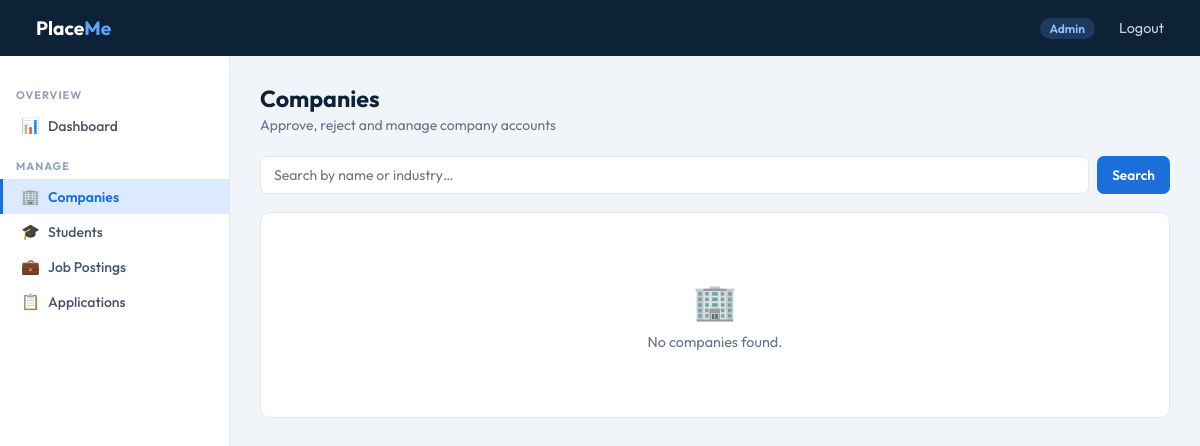
/admin/companies (signed in), run on an earlier commit of the app's database.
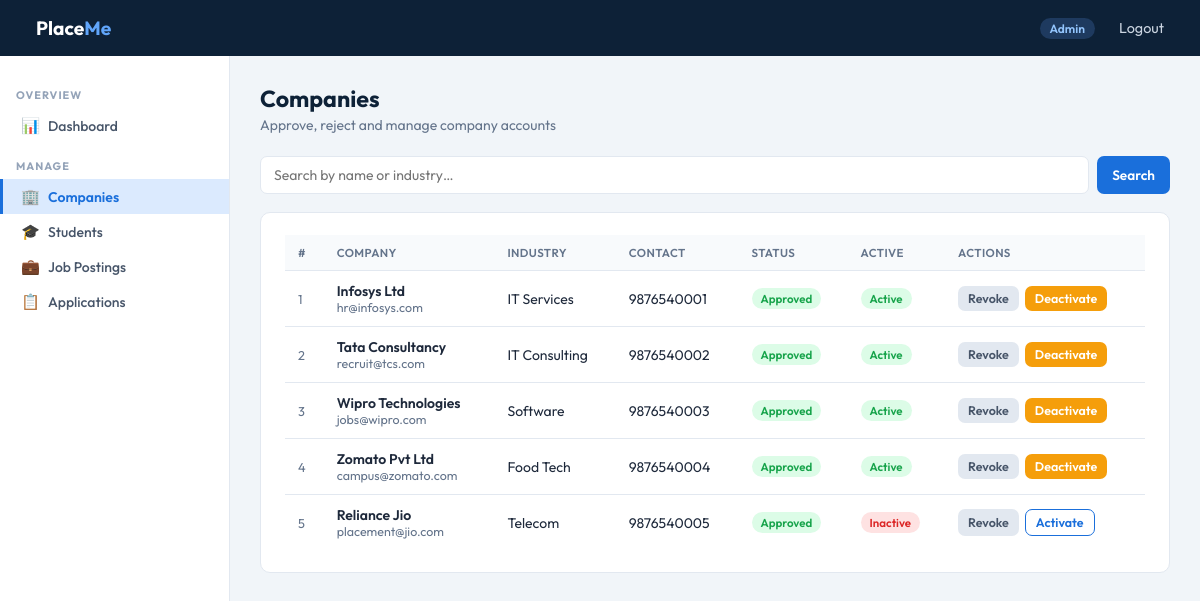
And on a later commit of the database.
### app.py (models this page shows, shortened)
class Company(db.Model):
    __tablename__ = 'company'
    id              = db.Column(db.Integer, primary_key=True)
    name            = db.Column(db.String(100), nullable=False)
    email           = db.Column(db.String(120), unique=True, nullable=False)
    password        = db.Column(db.String(200), nullable=False)
    industry        = db.Column(db.String(100))
    contact         = db.Column(db.String(20))
    is_approved     = db.Column(db.Boolean, default=False)
    is_active       = db.Column(db.Boolean, default=True)
    registered_date = db.Column(db.DateTime, default=datetime.utcnow)
    job_positions = db.relationship(
        'JobPosition', backref='company',
        lazy=True, cascade='all, delete-orphan'
    )

### app.py (the view)
@app.route('/admin/companies')
def admin_companies():
    if session.get('role') != 'admin':
        return redirect(url_for('login'))
    search = request.args.get('search', '').strip()
    if search:
        companies = Company.query.filter(
            Company.name.contains(search) | Company.industry.contains(search)
        ).all()
    else:
        companies = Company.query.all()
    return render_template('admin_companies.html', companies=companies)

### app.py (called while the page is built)
@app.context_processor
def inject_student():
    if session.get('role') == 'student':
        return dict(student=Student.query.get(session['user_id']))
    return dict(student=None)

### templates/admin_companies.html (shortened to what this page needs)
{% extends "base.html" %}
{% block content %}
<div class="page-header">
  <div class="header-row">
    <div>
      <h1>Companies</h1>
      <p>Approve, reject and manage company accounts</p>
    </div>
  </div>
</div>
<form class="search-bar" method="GET">
  <input type="text" name="search" value="{{ request.args.get('search', '') }}" placeholder="Search by name or industry…">
  <button class="btn btn-primary" type="submit">Search</button>
</form>
<div class="card">
  <div class="table-wrap">
    {% if companies %}
    <table>
      <thead>
        <tr>
          <th>#</th>
          <th>Company</th>
          <th>Industry</th>
          <th>Contact</th>
          <th>Status</th>
          <th>Active</th>
          <th>Actions</th>
        </tr>
      </thead>
      <tbody>
        {% for c in companies %}
        <tr>
          <td style="color:var(--gray);font-size:.8rem;">{{ c.id }}</td>
          <td>
            <div style="font-weight:600;">{{ c.name }}</div>
            <div style="font-size:.78rem;color:var(--gray);">{{ c.email }}</div>
          </td>
          <td>{{ c.industry or '—' }}</td>
          <td>{{ c.contact or '—' }}</td>
          <td>
            {% if c.is_approved %}
              <span class="badge badge-green">Approved</span>
            {% else %}
              <span class="badge badge-amber">Pending</span>
            {% endif %}
          </td>
          <td>
            {% if c.is_active %}
              <span class="badge badge-green">Active</span>
            {% else %}
              <span class="badge badge-red">Inactive</span>
            {% endif %}
          </td>
          <td>
            <div class="td-actions">
              {% if not c.is_approved %}
                <a href="{{ url_for('approve_company', id=c.id) }}" class="btn btn-success btn-sm">Approve</a>
                <a href="{{ url_for('reject_company', id=c.id) }}" class="btn btn-danger btn-sm">Reject</a>
              {% else %}
                <a href="{{ url_for('reject_company', id=c.id) }}" class="btn btn-gray btn-sm">Revoke</a>
              {% endif %}
              <a href="{{ url_for('toggle_company', id=c.id) }}" class="btn btn-sm {% if c.is_active %}btn-warning{% else %}btn-outline{% endif %}">
                {% if c.is_active %}Deactivate{% else %}Activate{% endif %}
              </a>
            </div>
          </td>
        </tr>
        {% endfor %}
      </tbody>
    </table>
    {% else %}
    <div class="empty">
      <div class="emoji">🏢</div>
      <p>No companies found{% if request.args.get('search') %} for "{{ request.args.get('search') }}"{% endif %}.</p>
    </div>
    {% endif %}
  </div>
</div>
{% endblock %}

### templates/base.html (shortened to what this page needs)
<!DOCTYPE html>
<html lang="en">
<head>
</head>
<body>
<nav class="topbar">
  <a href="{{ url_for('index') }}" class="brand">Place<span>Me</span></a>
  {% if session.get('role') %}
    <span class="role-badge">{{ session.get('role') | capitalize }}</span>
    <a href="{{ url_for('logout') }}">Logout</a>
  {% else %}
    <a href="{{ url_for('login') }}">Login</a>
    <a href="{{ url_for('register', role='student') }}">Register</a>
  {% endif %}
</nav>
<div class="layout {% if not session.get('role') %}no-sidebar{% endif %}">
  {% if session.get('role') == 'admin' %}
  <aside class="sidebar">
    <div class="sidebar-section">Overview</div>
    <a href="{{ url_for('admin_dashboard') }}" class="{% if request.endpoint == 'admin_dashboard' %}active{% endif %}"><span class="icon">📊</span> Dashboard</a>
    <div class="sidebar-section">Manage</div>
    <a href="{{ url_for('admin_companies') }}" class="{% if request.endpoint == 'admin_companies' %}active{% endif %}"><span class="icon">🏢</span> Companies</a>
    <a href="{{ url_for('admin_students') }}" class="{% if request.endpoint == 'admin_students' %}active{% endif %}"><span class="icon">🎓</span> Students</a>
    <a href="{{ url_for('admin_jobs') }}" class="{% if request.endpoint == 'admin_jobs' %}active{% endif %}"><span class="icon">💼</span> Job Postings</a>
    <a href="{{ url_for('admin_applications') }}" class="{% if request.endpoint == 'admin_applications' %}active{% endif %}"><span class="icon">📋</span> Applications</a>
  </aside>
  {% endif %}
  <main class="main">
    {% block content %}{% endblock %}
  </main>
</div>
</body>
</html>

### templates/base.html (style rules this page uses)
*, *::before, *::after { box-sizing: border-box; margin: 0; padding: 0; }
:root { --navy: #0d2137; --blue: #1a6fdb; --blue-lt: #dbeafe; --green: #16a34a; --green-lt:#dcfce7; --amber: #b45309; --amber-lt:#fef3c7; --red: #dc2626; --red-lt: #fee2e2; --gray: #64748b; --border: #e2e8f0; --bg: #f1f5f9; --white: #ffffff; --text: #1e293b; --sidebar-w: 230px; }
body { font-family: 'Outfit', sans-serif; background: var(--bg); color: var(--text); min-height: 100vh; }
.topbar { background: var(--navy); color: #fff; height: 56px; display: flex; align-items: center; padding: 0 24px; position: fixed; top: 0; left: 0; right: 0; z-index: 100; gap: 12px; }
.topbar .brand { font-size: 1.2rem; font-weight: 700; color: #fff; text-decoration: none; margin-right: auto; }
.topbar .brand span { color: #60a5fa; }
.topbar a { color: #cbd5e1; text-decoration: none; font-size: .9rem; padding: 6px 12px; border-radius: 6px; transition: background .15s; }
.topbar .role-badge { background: #1e3a5f; color: #93c5fd; font-size: .75rem; font-weight: 600; padding: 3px 10px; border-radius: 20px; }
.layout { display: flex; padding-top: 56px; min-height: 100vh; }
.sidebar { width: var(--sidebar-w); background: var(--white); border-right: 1px solid var(--border); position: fixed; top: 56px; left: 0; bottom: 0; overflow-y: auto; padding: 16px 0; }
.sidebar-section { padding: 6px 16px; font-size: .68rem; font-weight: 700; color: #94a3b8; text-transform: uppercase; letter-spacing: 1px; margin-top: 10px; }
.sidebar a { display: flex; align-items: center; gap: 9px; padding: 8px 18px; color: #475569; text-decoration: none; font-size: .875rem; font-weight: 500; border-left: 3px solid transparent; transition: all .12s; }
.sidebar a.active { background: var(--blue-lt); color: var(--blue); border-left-color: var(--blue); font-weight: 600; }
.sidebar .icon { font-size: .95rem; width: 18px; text-align: center; }
.main { margin-left: var(--sidebar-w); flex: 1; padding: 28px 30px; }
.page-header { margin-bottom: 22px; }
.page-header h1 { font-size: 1.45rem; font-weight: 700; color: var(--navy); }
.page-header p { color: var(--gray); margin-top: 3px; font-size: .875rem; }
.header-row { display: flex; align-items: center; justify-content: space-between; flex-wrap: wrap; gap: 10px; }
.card { background: var(--white); border: 1px solid var(--border); border-radius: 10px; padding: 22px 24px; }
.table-wrap { overflow-x: auto; }
table { width: 100%; border-collapse: collapse; font-size: .875rem; }
thead th { background: #f8fafc; color: var(--gray); font-weight: 600; font-size: .72rem; text-transform: uppercase; letter-spacing: .4px; padding: 10px 13px; text-align: left; border-bottom: 1px solid var(--border); }
tbody td { padding: 11px 13px; border-bottom: 1px solid var(--border); vertical-align: middle; }
tbody tr:last-child td { border-bottom: none; }
.td-actions { display: flex; gap: 6px; flex-wrap: wrap; }
.btn { display: inline-flex; align-items: center; gap: 5px; padding: 8px 15px; border-radius: 7px; font-size: .85rem; font-weight: 600; border: none; cursor: pointer; text-decoration: none; transition: all .13s; font-family: inherit; }
.btn-primary { background: var(--blue); color: #fff; }
.btn-warning { background: #f59e0b; color: #fff; }
.btn-outline { background: transparent; color: var(--blue); border: 1.5px solid var(--blue); }
.btn-gray { background: #e2e8f0; color: #475569; }
.btn-sm { padding: 5px 10px; font-size: .78rem; }
.badge { display: inline-block; padding: 3px 9px; border-radius: 20px; font-size: .72rem; font-weight: 600; }
.badge-green { background: var(--green-lt); color: var(--green); }
.badge-red { background: var(--red-lt); color: var(--red); }
.search-bar { display: flex; gap: 8px; margin-bottom: 18px; }
.search-bar input { flex: 1; padding: 9px 13px; border: 1.5px solid var(--border); border-radius: 7px; font-size: .875rem; font-family: inherit; outline: none; }

What changed in the data, as far as the page shows it:
added Company: id "1", name "Infosys Ltd", email "hr@infosys.com", industry "IT Services", contact "9876540001", is_approved "Approved", is_active "Active"
added Company: id "2", name "Tata Consultancy", email "recruit@tcs.com", industry "IT Consulting", contact "9876540002", is_approved "Approved", is_active "Active"
added Company: id "3", name "Wipro Technologies", email "jobs@wipro.com", industry "Software", contact "9876540003", is_approved "Approved", is_active "Active"
added Company: id "4", name "Zomato Pvt Ltd", email "campus@zomato.com", industry "Food Tech", contact "9876540004", is_approved "Approved", is_active "Active"
added Company: id "5", name "Reliance Jio", email "placement@jio.com", industry "Telecom", contact "9876540005", is_approved "Approved", is_active "Inactive"
Also different on the page:
text no longer shown: "🏢 No companies found ."
text now shown: "# COMPANY INDUSTRY CONTACT STATUS ACTIVE ACTIONS"
